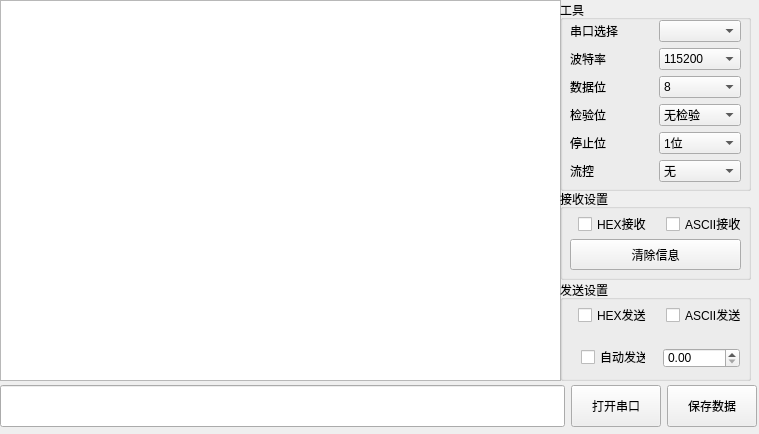
<?xml version="1.0" encoding="UTF-8"?>
<ui version="4.0">
 <class>my_serialPort</class>
 <widget class="QWidget" name="my_serialPort">
  <property name="geometry">
   <rect>
    <x>0</x>
    <y>0</y>
    <width>759</width>
    <height>434</height>
   </rect>
  </property>
  <property name="sizePolicy">
   <sizepolicy hsizetype="Fixed" vsizetype="Fixed">
    <horstretch>90</horstretch>
    <verstretch>40</verstretch>
   </sizepolicy>
  </property>
  <property name="windowTitle">
   <string>Form</string>
  </property>
  <widget class="QTextEdit" name="Tedit_Receive">
   <property name="geometry">
    <rect>
     <x>0</x>
     <y>0</y>
     <width>561</width>
     <height>381</height>
    </rect>
   </property>
   <property name="styleSheet">
    <string notr="true"/>
   </property>
  </widget>
  <widget class="QGroupBox" name="groupBox">
   <property name="geometry">
    <rect>
     <x>560</x>
     <y>0</y>
     <width>191</width>
     <height>191</height>
    </rect>
   </property>
   <property name="title">
    <string>工具</string>
   </property>
   <widget class="QWidget" name="layoutWidget">
    <property name="geometry">
     <rect>
      <x>10</x>
      <y>20</y>
      <width>171</width>
      <height>164</height>
     </rect>
    </property>
    <layout class="QVBoxLayout" name="verticalLayout">
     <item>
      <layout class="QHBoxLayout" name="horizontalLayout">
       <item>
        <widget class="QLabel" name="lbPort_name">
         <property name="text">
          <string>串口选择</string>
         </property>
        </widget>
       </item>
       <item>
        <widget class="QComboBox" name="cbPort_name"/>
       </item>
      </layout>
     </item>
     <item>
      <layout class="QHBoxLayout" name="horizontalLayout_2">
       <item>
        <widget class="QLabel" name="lbBaund_rate">
         <property name="text">
          <string>波特率</string>
         </property>
        </widget>
       </item>
       <item>
        <widget class="QComboBox" name="cbBaund_rate">
         <item>
          <property name="text">
           <string>115200</string>
          </property>
         </item>
         <item>
          <property name="text">
           <string>600</string>
          </property>
         </item>
         <item>
          <property name="text">
           <string>1200</string>
          </property>
         </item>
         <item>
          <property name="text">
           <string>2400</string>
          </property>
         </item>
         <item>
          <property name="text">
           <string>4800</string>
          </property>
         </item>
         <item>
          <property name="text">
           <string>9600</string>
          </property>
         </item>
         <item>
          <property name="text">
           <string>14400</string>
          </property>
         </item>
         <item>
          <property name="text">
           <string>19200</string>
          </property>
         </item>
         <item>
          <property name="text">
           <string>28800</string>
          </property>
         </item>
         <item>
          <property name="text">
           <string>38400</string>
          </property>
         </item>
         <item>
          <property name="text">
           <string>57600</string>
          </property>
         </item>
         <item>
          <property name="text">
           <string>230400</string>
          </property>
         </item>
         <item>
          <property name="text">
           <string>460800</string>
          </property>
         </item>
        </widget>
       </item>
      </layout>
     </item>
     <item>
      <layout class="QHBoxLayout" name="horizontalLayout_3">
       <item>
        <widget class="QLabel" name="lbDate_bit">
         <property name="text">
          <string>数据位</string>
         </property>
        </widget>
       </item>
       <item>
        <widget class="QComboBox" name="cbDate_bit">
         <item>
          <property name="text">
           <string>8</string>
          </property>
         </item>
         <item>
          <property name="text">
           <string>5</string>
          </property>
         </item>
         <item>
          <property name="text">
           <string>6</string>
          </property>
         </item>
         <item>
          <property name="text">
           <string>7</string>
          </property>
         </item>
        </widget>
       </item>
      </layout>
     </item>
     <item>
      <layout class="QHBoxLayout" name="horizontalLayout_4">
       <item>
        <widget class="QLabel" name="lbCheck_bit">
         <property name="text">
          <string>检验位</string>
         </property>
        </widget>
       </item>
       <item>
        <widget class="QComboBox" name="cbCheck_bit">
         <item>
          <property name="text">
           <string>无检验</string>
          </property>
         </item>
         <item>
          <property name="text">
           <string>奇检验</string>
          </property>
         </item>
         <item>
          <property name="text">
           <string>偶检验</string>
          </property>
         </item>
        </widget>
       </item>
      </layout>
     </item>
     <item>
      <layout class="QHBoxLayout" name="horizontalLayout_5">
       <item>
        <widget class="QLabel" name="lbStop_bit">
         <property name="text">
          <string>停止位</string>
         </property>
        </widget>
       </item>
       <item>
        <widget class="QComboBox" name="cbStop_bit">
         <item>
          <property name="text">
           <string>1位</string>
          </property>
         </item>
         <item>
          <property name="text">
           <string>1.5位</string>
          </property>
         </item>
         <item>
          <property name="text">
           <string>2位</string>
          </property>
         </item>
        </widget>
       </item>
      </layout>
     </item>
     <item>
      <layout class="QHBoxLayout" name="horizontalLayout_6">
       <item>
        <widget class="QLabel" name="lbFlow_ctl">
         <property name="text">
          <string>流控</string>
         </property>
        </widget>
       </item>
       <item>
        <widget class="QComboBox" name="cbFlow_ctl">
         <item>
          <property name="text">
           <string>无</string>
          </property>
         </item>
        </widget>
       </item>
      </layout>
     </item>
    </layout>
   </widget>
  </widget>
  <widget class="QGroupBox" name="groupBox_2">
   <property name="geometry">
    <rect>
     <x>560</x>
     <y>189</y>
     <width>191</width>
     <height>91</height>
    </rect>
   </property>
   <property name="sizePolicy">
    <sizepolicy hsizetype="Fixed" vsizetype="Fixed">
     <horstretch>0</horstretch>
     <verstretch>0</verstretch>
    </sizepolicy>
   </property>
   <property name="minimumSize">
    <size>
     <width>65</width>
     <height>16</height>
    </size>
   </property>
   <property name="title">
    <string>接收设置</string>
   </property>
   <widget class="QPushButton" name="Btn_Clear">
    <property name="geometry">
     <rect>
      <x>10</x>
      <y>50</y>
      <width>171</width>
      <height>31</height>
     </rect>
    </property>
    <property name="text">
     <string>清除信息</string>
    </property>
   </widget>
   <widget class="QWidget" name="layoutWidget">
    <property name="geometry">
     <rect>
      <x>10</x>
      <y>20</y>
      <width>186</width>
      <height>31</height>
     </rect>
    </property>
    <layout class="QHBoxLayout" name="horizontalLayout_9">
     <item>
      <widget class="QCheckBox" name="ckHex_rcv">
       <property name="sizePolicy">
        <sizepolicy hsizetype="Fixed" vsizetype="Fixed">
         <horstretch>0</horstretch>
         <verstretch>0</verstretch>
        </sizepolicy>
       </property>
       <property name="text">
        <string>HEX接收</string>
       </property>
      </widget>
     </item>
     <item>
      <widget class="QCheckBox" name="ckAsc_rcv">
       <property name="sizePolicy">
        <sizepolicy hsizetype="Fixed" vsizetype="Fixed">
         <horstretch>0</horstretch>
         <verstretch>0</verstretch>
        </sizepolicy>
       </property>
       <property name="text">
        <string>ASCII接收</string>
       </property>
      </widget>
     </item>
    </layout>
   </widget>
  </widget>
  <widget class="QGroupBox" name="groupBox_3">
   <property name="geometry">
    <rect>
     <x>560</x>
     <y>280</y>
     <width>191</width>
     <height>101</height>
    </rect>
   </property>
   <property name="title">
    <string>发送设置</string>
   </property>
   <widget class="QWidget" name="layoutWidget_6">
    <property name="geometry">
     <rect>
      <x>10</x>
      <y>20</y>
      <width>186</width>
      <height>31</height>
     </rect>
    </property>
    <layout class="QHBoxLayout" name="horizontalLayout_10">
     <item>
      <widget class="QCheckBox" name="cbHex_send">
       <property name="sizePolicy">
        <sizepolicy hsizetype="Fixed" vsizetype="Fixed">
         <horstretch>0</horstretch>
         <verstretch>0</verstretch>
        </sizepolicy>
       </property>
       <property name="text">
        <string>HEX发送</string>
       </property>
      </widget>
     </item>
     <item>
      <widget class="QCheckBox" name="cbAsc_send">
       <property name="sizePolicy">
        <sizepolicy hsizetype="Fixed" vsizetype="Fixed">
         <horstretch>0</horstretch>
         <verstretch>0</verstretch>
        </sizepolicy>
       </property>
       <property name="text">
        <string>ASCII发送</string>
       </property>
      </widget>
     </item>
    </layout>
   </widget>
   <widget class="QWidget" name="layoutWidget">
    <property name="geometry">
     <rect>
      <x>10</x>
      <y>61</y>
      <width>181</width>
      <height>31</height>
     </rect>
    </property>
    <layout class="QHBoxLayout" name="horizontalLayout_11">
     <item>
      <widget class="QCheckBox" name="cbAutoSend">
       <property name="sizePolicy">
        <sizepolicy hsizetype="Fixed" vsizetype="Fixed">
         <horstretch>65</horstretch>
         <verstretch>0</verstretch>
        </sizepolicy>
       </property>
       <property name="minimumSize">
        <size>
         <width>65</width>
         <height>16</height>
        </size>
       </property>
       <property name="maximumSize">
        <size>
         <width>65</width>
         <height>15</height>
        </size>
       </property>
       <property name="text">
        <string>自动发送</string>
       </property>
      </widget>
     </item>
     <item>
      <widget class="QDoubleSpinBox" name="dsbCount">
       <property name="sizePolicy">
        <sizepolicy hsizetype="Fixed" vsizetype="Fixed">
         <horstretch>77</horstretch>
         <verstretch>16</verstretch>
        </sizepolicy>
       </property>
       <property name="minimumSize">
        <size>
         <width>77</width>
         <height>20</height>
        </size>
       </property>
       <property name="maximumSize">
        <size>
         <width>77</width>
         <height>16</height>
        </size>
       </property>
      </widget>
     </item>
    </layout>
   </widget>
  </widget>
  <widget class="QWidget" name="layoutWidget">
   <property name="geometry">
    <rect>
     <x>0</x>
     <y>380</y>
     <width>757</width>
     <height>52</height>
    </rect>
   </property>
   <layout class="QHBoxLayout" name="horizontalLayout_8">
    <item>
     <widget class="QLineEdit" name="Ledit_Send">
      <property name="minimumSize">
       <size>
        <width>561</width>
        <height>42</height>
       </size>
      </property>
     </widget>
    </item>
    <item>
     <layout class="QHBoxLayout" name="horizontalLayout_7">
      <item>
       <widget class="QPushButton" name="Btn_Open">
        <property name="sizePolicy">
         <sizepolicy hsizetype="Fixed" vsizetype="Fixed">
          <horstretch>0</horstretch>
          <verstretch>0</verstretch>
         </sizepolicy>
        </property>
        <property name="minimumSize">
         <size>
          <width>90</width>
          <height>42</height>
         </size>
        </property>
        <property name="text">
         <string>打开串口</string>
        </property>
       </widget>
      </item>
      <item>
       <widget class="QPushButton" name="Btn_Save">
        <property name="sizePolicy">
         <sizepolicy hsizetype="Fixed" vsizetype="Fixed">
          <horstretch>90</horstretch>
          <verstretch>40</verstretch>
         </sizepolicy>
        </property>
        <property name="minimumSize">
         <size>
          <width>90</width>
          <height>42</height>
         </size>
        </property>
        <property name="text">
         <string>保存数据</string>
        </property>
       </widget>
      </item>
     </layout>
    </item>
   </layout>
  </widget>
  <zorder>layoutWidget</zorder>
  <zorder>Tedit_Receive</zorder>
  <zorder>groupBox</zorder>
  <zorder>groupBox_2</zorder>
  <zorder>groupBox_3</zorder>
 </widget>
 <resources/>
 <connections/>
</ui>
